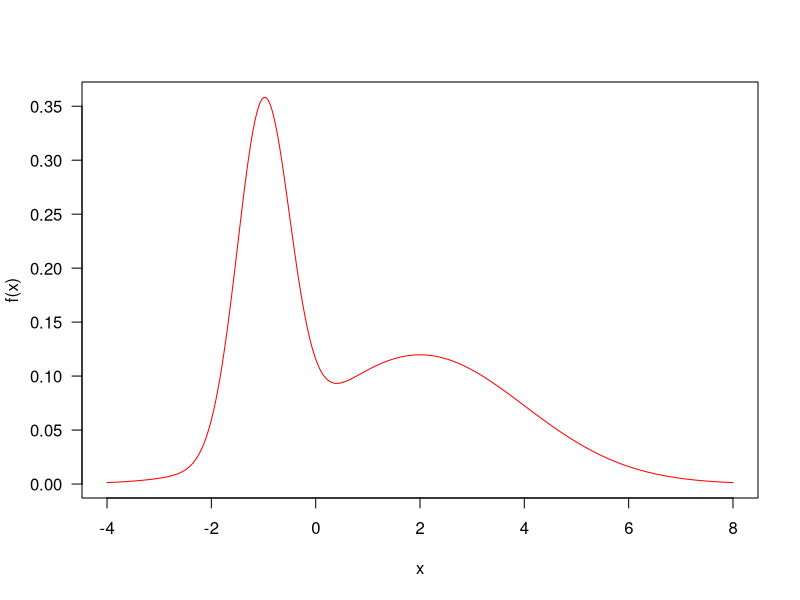
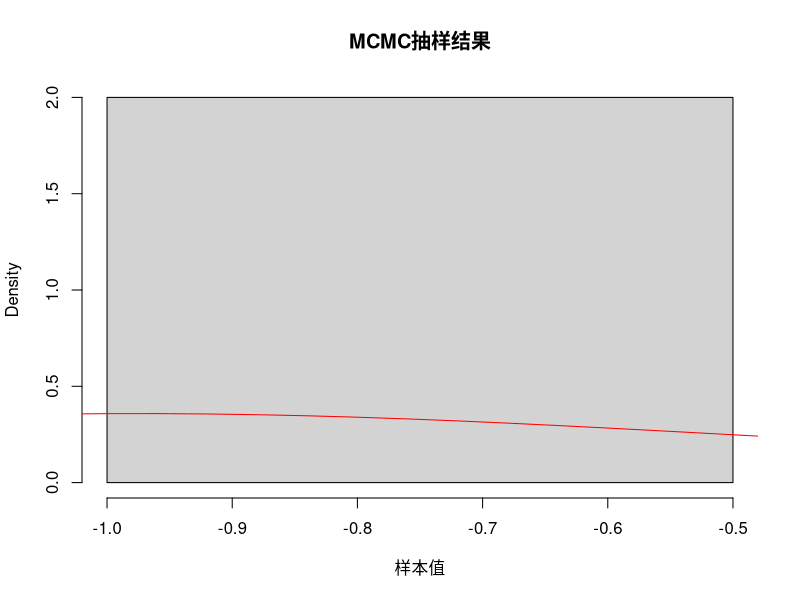

R code for these plots, in order:
## ---- chunk 1
#| context: setup
#| warning: false
library(tidyverse)
## ---- chunk 2
f <- function(x){
  p <- 0.4
  mu <- c(-1, 2)
  sd <- c(.5, 2)
    p     * dnorm(x, mu[1], sd[1]) +
    (1-p) * dnorm(x, mu[2], sd[2])
}

curve(f(x), col="red", -4, 8, n=301, las=1)
## ---- chunk 3
integrate(f, lower = -Inf, upper = Inf)
## ---- chunk 4
# 定义概率密度函数（指数分布）
pdf <- function(x, lambda) {
  dexp(x, rate = lambda)
}
pdf<-function(x){
  p <- 0.4
  mu <- c(-1, 2)
  sd <- c(.5, 2)
    p     * dnorm(x, mu[1], sd[1]) +
    (1-p) * dnorm(x, mu[2], sd[2])
}

# 初始化MCMC参数
n_samples <- 10000  # 抽样次数
proposal_sd <- 0.1  # 提议分布标准差
current_sample <- runif(1)  # 初始样本值在0到1之间

# 存储抽样结果
samples <- numeric(n_samples)

# 运行MCMC抽样
for (i in 1:n_samples) {
  # 从提议分布中抽样一个候选样本
  candidate_sample <- rnorm(1, mean = current_sample, sd = proposal_sd)
  
  # 计算接受率
  # acceptance_prob <- pdf(candidate_sample, lambda = 2) / pdf(current_sample, lambda = 2)
   acceptance_prob <- pdf(candidate_sample) / pdf(current_sample)
  
  # 决定是否接受候选样本
  if (runif(1) < acceptance_prob) {
    current_sample <- candidate_sample
  }
  
  # 存储样本
  samples[i] <- current_sample
}

# 打印抽样结果或进行后续分析
hist(samples[20000:length(samples)], breaks = 100, main = "MCMC抽样结果", xlab = "样本值",freq = F)
curve(f(x), col="red", -4, 8, n=301, las=1,add = T)

